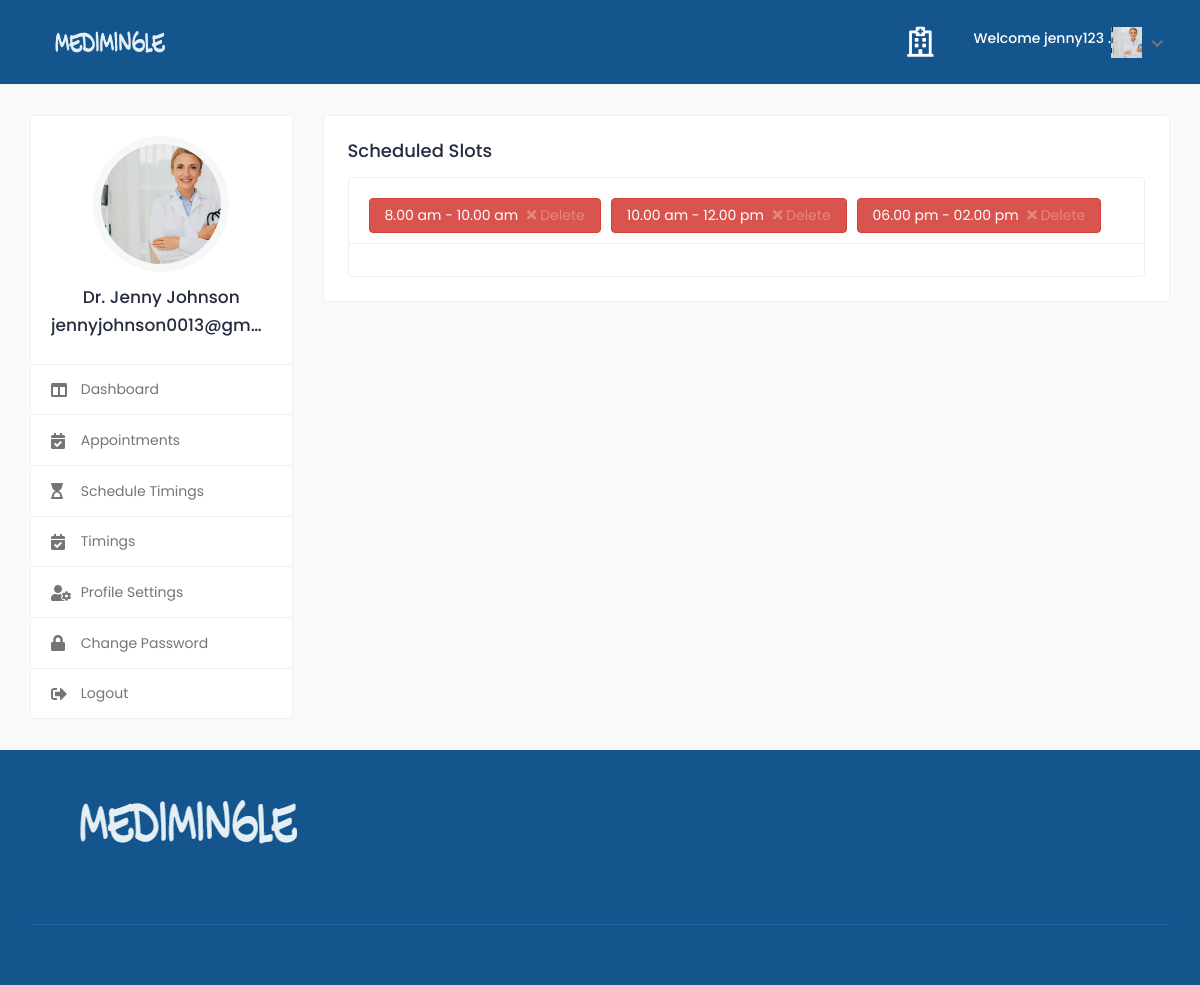
Before: /view_slot (signed in) with the older database file.
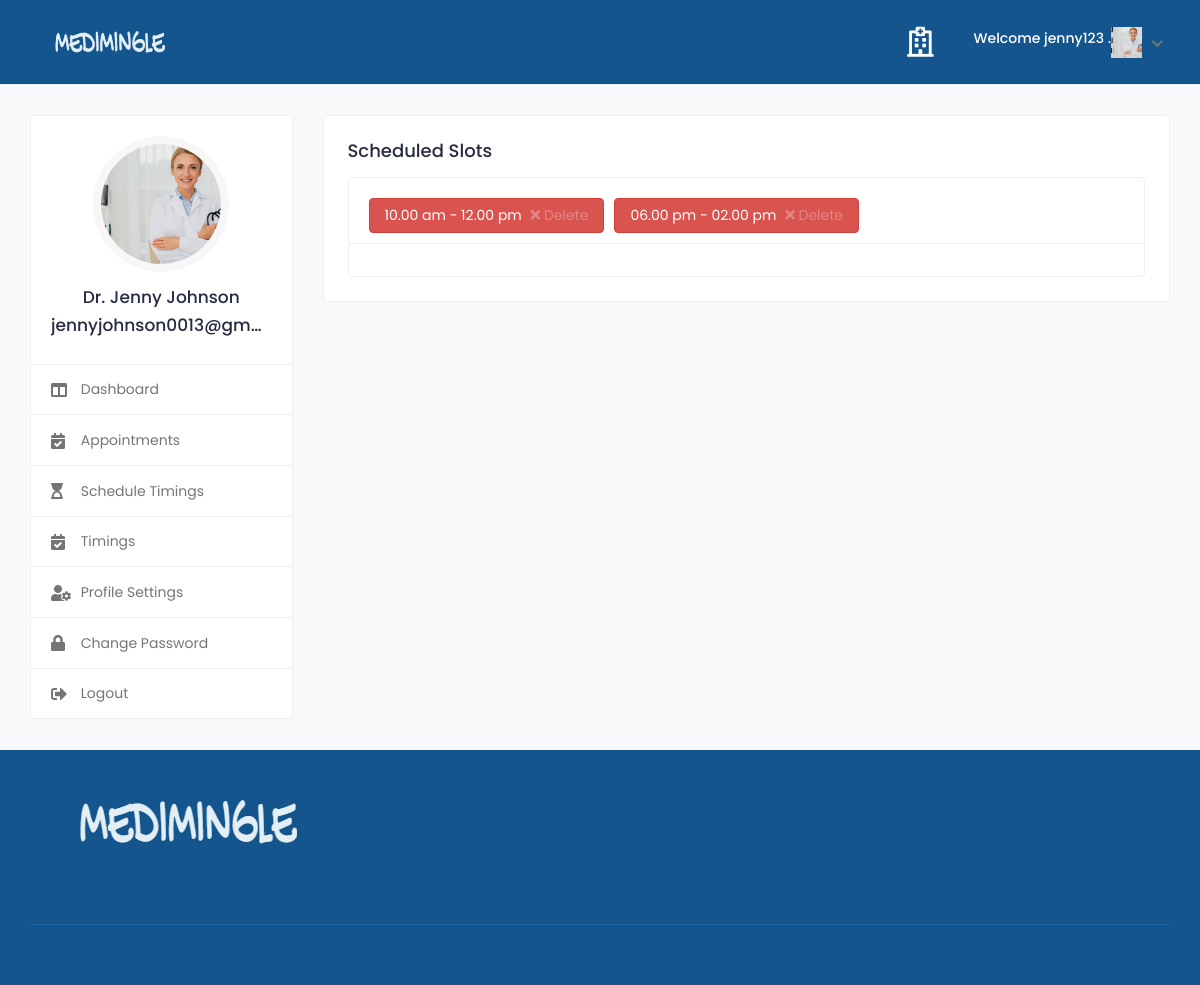
After: the same page with the newer database file.
### medi/models.py (models this page shows, shortened)
class AppointmentTime(models.Model):
    day = models.CharField(max_length=50, null=True)
    time_from = models.CharField(max_length=50, null=True)
    time_to = models.CharField(max_length=50, null=True)
    from_to = models.CharField(max_length=50, null=True)
    appointment_date = models.DateField(null=True)
    month = models.CharField(max_length=50, null=True)
    date = models.CharField(max_length=50, null=True)
    doctor = models.ForeignKey(Doctor, on_delete=models.CASCADE, null=True)

### medi/views.py (the view)
# urls.py: path('view_slot',views.view_slot,name='view_slot'),
@never_cache
@login_required(login_url='signin')
def view_slot(request):
    doctor = get_object_or_404(Doctor, user=request.user)
    scheduled_slots = AppointmentTime.objects.filter(doctor=doctor)
    context={
        'doctor':doctor,
        'scheduled_slots':scheduled_slots,
    }
    return render(request,"view_slot.html",context)

### templates/view_slot.html (shortened to what this page needs)
{% load static%}
{% include 'includes/doc_header.html' %}
<div class="col-md-7 col-lg-8 col-xl-9">
<div class="row">
	<div class="col-sm-12">
		<div class="card">
			<div class="card-body">
				<h4 class="card-title">Scheduled Slots</h4>
				<div class="profile-box">
					<div class="row">
						<div class="col-md-12">
							<div class="card schedule-widget mb-0">
								<div class="schedule-header">
									<div class="schedule-nav">
										<div class="doc-times">
											{% if scheduled_slots %}
												{% for slot in scheduled_slots %}
													<div class="doc-slot-list">
														{{ slot.time_from }} - {{ slot.time_to }}
														<a href="{% url 'delete_slot' slot.id %}" class="delete_schedule">
															<i class="fa fa-times"></i> Delete
														</a>
													</div>
												{% endfor %}
											{% else %}
												<p class="text-muted mb-0">No slots available</p>
											{% endif %}
										</div>
									</div>
								</div>
							</div>
						</div>
					</div>
				</div>
			</div>
		</div>
	</div>
</div>
</div>
</div>
</div>
			<footer class="footer">
				<div class="footer-top">
					<div class="container-fluid">
						<div class="row">
							<div class="col-lg-3 col-md-6">
								<div class="footer-widget footer-about">
									<div class="footer-logo">
										<img src="{% static '/assets/img/logo.png' %}" alt="logo">
									</div>
								</div>
							</div>
							<div class="col-lg-3 col-md-6">
							</div>
							<div class="col-lg-3 col-md-6">
							</div>
							<div class="col-lg-3 col-md-6">
							</div>
						</div>
					</div>
				</div>
                <div class="footer-bottom">
					<div class="container-fluid">
						<div class="copyright">
						</div>
					</div>
				</div>
			</footer>
	</body>
</html>

Changed rows visible on the page:
removed AppointmentTime: time_from "8.00 am", time_to "10.00 am"
